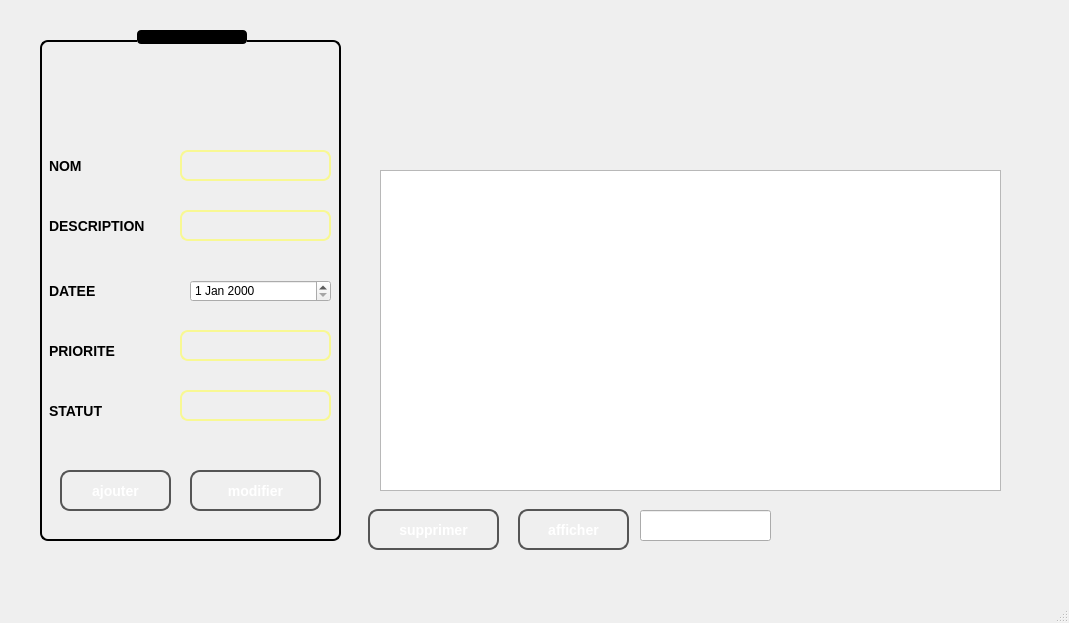
<?xml version="1.0" encoding="UTF-8"?>
<ui version="4.0">
 <class>MainWindow</class>
 <widget class="QMainWindow" name="MainWindow">
  <property name="geometry">
   <rect>
    <x>0</x>
    <y>0</y>
    <width>1069</width>
    <height>623</height>
   </rect>
  </property>
  <property name="windowTitle">
   <string>MainWindow</string>
  </property>
  <widget class="QWidget" name="centralwidget">
   <widget class="QLabel" name="label">
    <property name="geometry">
     <rect>
      <x>-70</x>
      <y>-80</y>
      <width>1131</width>
      <height>771</height>
     </rect>
    </property>
    <property name="styleSheet">
     <string notr="true">image: url(:/new/prefix1/abstract-paper-background-concept.jpg);</string>
    </property>
    <property name="text">
     <string/>
    </property>
   </widget>
   <widget class="QGroupBox" name="groupBox_7">
    <property name="geometry">
     <rect>
      <x>40</x>
      <y>30</y>
      <width>301</width>
      <height>511</height>
     </rect>
    </property>
    <property name="minimumSize">
     <size>
      <width>301</width>
      <height>511</height>
     </size>
    </property>
    <property name="styleSheet">
     <string notr="true">QGroupBox::title {
    subcontrol-origin: margin;
    subcontrol-position: top center;  /* Center the title */
    padding: 0 10px;
    background-color: rgba(0,0,0,0,);  /* Yellow background for the title */
    color: rgb(255, 255, 255)ck;
    font-weight: bold;
    border-radius: 4px;
}
QGroupBox {
    background-color: transparent;  /* Transparent to blend with the rest of the interface */
    border: 2px solid rgba(0,0,0,0,);  /* Yellow border to match the rest */
    border-radius: 8px;
    margin-top: 10px;
    padding: 10px;
}
QLineEdit {
    background-color: transparent;  /* Make the input fields transparent */
    border: 2px solid rgba(248, 248, 147, 255);  /* Yellow border to maintain consistency */
    border-radius: 8px;  /* Rounded corners for a smooth look */
    padding: 5px;  /* Padding to give space inside the input */
    color: white;  /* Text color to ensure visibility */
    font-size: 14px;  /* Adjust font size */
}

QLineEdit:focus {
    border: 2px solid rgba(255, 255, 147, 255);  /* Brighter border when the input is focused */
    background-color: rgba(255, 255, 255, 0.2);  /* Light translucent background on focus */
}
QLabel {
    color: black;  /* Text color to match the interface */
    background-color: transparent;  /* Transparent background */
    font-weight: bold;  /* Bold text to make the labels stand out */
    font-size: 14px;  /* Adjust the font size */
    padding: 5px;  /* Add some space around the label */
}

QLabel:hover {
    color: rgba(248, 248, 147, 255);  /* Yellow text on hover */
}
</string>
    </property>
    <property name="title">
     <string>ajouter un tache</string>
    </property>
    <widget class="QLabel" name="label_33">
     <property name="geometry">
      <rect>
       <x>0</x>
       <y>120</y>
       <width>131</width>
       <height>31</height>
      </rect>
     </property>
     <property name="text">
      <string>NOM</string>
     </property>
    </widget>
    <widget class="QLabel" name="label_34">
     <property name="geometry">
      <rect>
       <x>0</x>
       <y>180</y>
       <width>121</width>
       <height>31</height>
      </rect>
     </property>
     <property name="text">
      <string>DESCRIPTION</string>
     </property>
    </widget>
    <widget class="QLabel" name="label_35">
     <property name="geometry">
      <rect>
       <x>0</x>
       <y>250</y>
       <width>131</width>
       <height>21</height>
      </rect>
     </property>
     <property name="text">
      <string>DATEE</string>
     </property>
    </widget>
    <widget class="QLineEdit" name="description">
     <property name="geometry">
      <rect>
       <x>140</x>
       <y>180</y>
       <width>151</width>
       <height>31</height>
      </rect>
     </property>
    </widget>
    <widget class="QLineEdit" name="priorite">
     <property name="geometry">
      <rect>
       <x>140</x>
       <y>300</y>
       <width>151</width>
       <height>31</height>
      </rect>
     </property>
    </widget>
    <widget class="QLabel" name="label_36">
     <property name="geometry">
      <rect>
       <x>0</x>
       <y>310</y>
       <width>131</width>
       <height>21</height>
      </rect>
     </property>
     <property name="text">
      <string>PRIORITE</string>
     </property>
    </widget>
    <widget class="QLineEdit" name="nom">
     <property name="geometry">
      <rect>
       <x>140</x>
       <y>120</y>
       <width>151</width>
       <height>31</height>
      </rect>
     </property>
    </widget>
    <widget class="QLabel" name="label_37">
     <property name="geometry">
      <rect>
       <x>0</x>
       <y>370</y>
       <width>141</width>
       <height>21</height>
      </rect>
     </property>
     <property name="text">
      <string>STATUT</string>
     </property>
    </widget>
    <widget class="QLineEdit" name="statut">
     <property name="geometry">
      <rect>
       <x>140</x>
       <y>360</y>
       <width>151</width>
       <height>31</height>
      </rect>
     </property>
    </widget>
    <widget class="QPushButton" name="ajoute">
     <property name="geometry">
      <rect>
       <x>20</x>
       <y>440</y>
       <width>111</width>
       <height>41</height>
      </rect>
     </property>
     <property name="styleSheet">
      <string notr="true">QPushButton {
    background: none;
    background-color: qlineargradient(
        spread:pad, x1:0, y1:0, x2:1, y2:1, 
        stop:0 #2b2b2b,   /* Noir foncé */
        stop:0.5 #1e1e1e, /* Noir intermédiaire */
        stop:1 #000000    /* Noir profond */
    );
    color: white;              /* Texte en blanc */
    border: 2px solid #555;    /* Bordure gris foncé */
    border-radius: 10px;       /* Coins arrondis */
    padding: 10px 20px;        /* Espacement interne */
    font-size: 14px;           /* Taille du texte */
    font-weight: bold;         /* Texte en gras */
}

QPushButton:hover {
    background: none;
    background-color: qlineargradient(
        spread:pad, x1:0, y1:0, x2:1, y2:1,
        stop:0 #3b3b3b,  /* Gris plus clair au survol */
        stop:0.5 #292929,  
        stop:1 #121212  
    );
}

QPushButton:pressed {
    background: none;
    background-color: #1a1a1a;  /* Noir encore plus profond lors de l'appui */
}

QPushButton:focus {
    outline: none; /* Supprime l'effet de focus (contour) */
}
</string>
     </property>
     <property name="text">
      <string>ajouter</string>
     </property>
    </widget>
    <widget class="QPushButton" name="modifier">
     <property name="geometry">
      <rect>
       <x>150</x>
       <y>440</y>
       <width>131</width>
       <height>41</height>
      </rect>
     </property>
     <property name="styleSheet">
      <string notr="true">QPushButton {
    background-color: qlineargradient(
        spread:pad, x1:0, y1:0, x2:1, y2:1, 
        stop:0 #2b2b2b,   /* Noir foncé */
        stop:0.5 #1e1e1e, /* Noir intermédiaire */
        stop:1 #000000    /* Noir profond */
    );
    color: white;              /* Texte en blanc */
    border: 2px solid #555;    /* Bordure gris foncé */
    border-radius: 10px;       /* Coins arrondis */
    padding: 10px 20px;        /* Espacement interne */
    font-size: 14px;           /* Taille du texte */
    font-weight: bold;         /* Texte en gras */
}

QPushButton:hover {
    background-color: qlineargradient(
        spread:pad, x1:0, y1:0, x2:1, y2:1,
        stop:0 #3b3b3b,  /* Gris plus clair au survol */
        stop:0.5 #292929,  
        stop:1 #121212  
    );
}

QPushButton:pressed {
    background-color: #1a1a1a;  /* Noir encore plus profond lors de l'appui */
}
</string>
     </property>
     <property name="text">
      <string>modifier</string>
     </property>
    </widget>
    <widget class="QDateEdit" name="datee">
     <property name="geometry">
      <rect>
       <x>150</x>
       <y>250</y>
       <width>141</width>
       <height>22</height>
      </rect>
     </property>
    </widget>
   </widget>
   <widget class="QLabel" name="label_3">
    <property name="geometry">
     <rect>
      <x>350</x>
      <y>0</y>
      <width>191</width>
      <height>231</height>
     </rect>
    </property>
    <property name="styleSheet">
     <string notr="true">
image: url(:/new/prefix3/result.png);</string>
    </property>
    <property name="text">
     <string/>
    </property>
   </widget>
   <widget class="QLabel" name="label_2">
    <property name="geometry">
     <rect>
      <x>950</x>
      <y>10</y>
      <width>101</width>
      <height>71</height>
     </rect>
    </property>
    <property name="styleSheet">
     <string notr="true">image: url(:/new/prefix5/ttqqq-removebg-preview.png);
image: url(:/new/prefix5/ttqqq-removebg-preview.png);</string>
    </property>
    <property name="text">
     <string/>
    </property>
   </widget>
   <widget class="QTableView" name="aff">
    <property name="geometry">
     <rect>
      <x>380</x>
      <y>170</y>
      <width>621</width>
      <height>321</height>
     </rect>
    </property>
   </widget>
   <widget class="QLineEdit" name="idedit">
    <property name="geometry">
     <rect>
      <x>640</x>
      <y>510</y>
      <width>131</width>
      <height>31</height>
     </rect>
    </property>
   </widget>
   <widget class="QPushButton" name="sup">
    <property name="geometry">
     <rect>
      <x>368</x>
      <y>509</y>
      <width>131</width>
      <height>41</height>
     </rect>
    </property>
    <property name="styleSheet">
     <string notr="true">QPushButton {
    background-color: qlineargradient(
        spread:pad, x1:0, y1:0, x2:1, y2:1, 
        stop:0 #2b2b2b,   /* Noir foncé */
        stop:0.5 #1e1e1e, /* Noir intermédiaire */
        stop:1 #000000    /* Noir profond */
    );
    color: white;              /* Texte en blanc */
    border: 2px solid #555;    /* Bordure gris foncé */
    border-radius: 10px;       /* Coins arrondis */
    padding: 10px 20px;        /* Espacement interne */
    font-size: 14px;           /* Taille du texte */
    font-weight: bold;         /* Texte en gras */
}

QPushButton:hover {
    background-color: qlineargradient(
        spread:pad, x1:0, y1:0, x2:1, y2:1,
        stop:0 #3b3b3b,  /* Gris plus clair au survol */
        stop:0.5 #292929,  
        stop:1 #121212  
    );
}

QPushButton:pressed {
    background-color: #1a1a1a;  /* Noir encore plus profond lors de l'appui */
}
</string>
    </property>
    <property name="text">
     <string>supprimer</string>
    </property>
   </widget>
   <widget class="QPushButton" name="recuperer">
    <property name="geometry">
     <rect>
      <x>518</x>
      <y>509</y>
      <width>111</width>
      <height>41</height>
     </rect>
    </property>
    <property name="styleSheet">
     <string notr="true">QPushButton {
    background-color: qlineargradient(
        spread:pad, x1:0, y1:0, x2:1, y2:1, 
        stop:0 #2b2b2b,   /* Noir foncé */
        stop:0.5 #1e1e1e, /* Noir intermédiaire */
        stop:1 #000000    /* Noir profond */
    );
    color: white;              /* Texte en blanc */
    border: 2px solid #555;    /* Bordure gris foncé */
    border-radius: 10px;       /* Coins arrondis */
    padding: 10px 20px;        /* Espacement interne */
    font-size: 14px;           /* Taille du texte */
    font-weight: bold;         /* Texte en gras */
}

QPushButton:hover {
    background-color: qlineargradient(
        spread:pad, x1:0, y1:0, x2:1, y2:1,
        stop:0 #3b3b3b,  /* Gris plus clair au survol */
        stop:0.5 #292929,  
        stop:1 #121212  
    );
}

QPushButton:pressed {
    background-color: #1a1a1a;  /* Noir encore plus profond lors de l'appui */
}
</string>
    </property>
    <property name="text">
     <string>afficher</string>
    </property>
   </widget>
  </widget>
  <widget class="QMenuBar" name="menubar">
   <property name="geometry">
    <rect>
     <x>0</x>
     <y>0</y>
     <width>1069</width>
     <height>22</height>
    </rect>
   </property>
  </widget>
  <widget class="QStatusBar" name="statusbar"/>
 </widget>
 <resources/>
 <connections/>
</ui>
